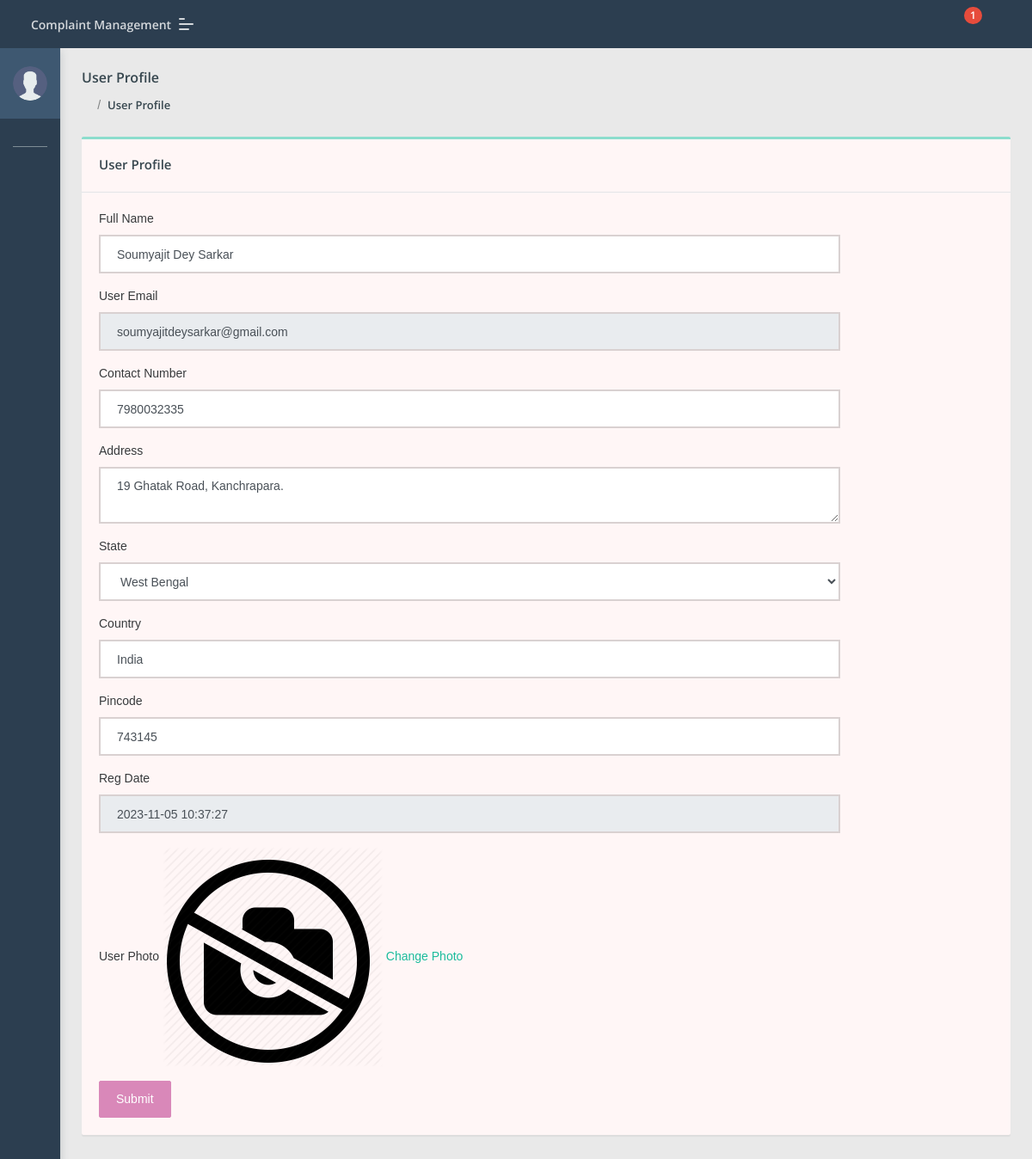
The app's page /cms/user/profile.php (signed in) with its own data.
### tables this page shows
CREATE TABLE `users` (
  `id` int(11) NOT NULL,
  `fullName` varchar(255) DEFAULT NULL,
  `userEmail` varchar(255) DEFAULT NULL,
  `password` varchar(255) DEFAULT NULL,
  `contactNo` bigint(11) DEFAULT NULL,
  `address` tinytext DEFAULT NULL,
  `State` varchar(255) DEFAULT NULL,
  `country` varchar(255) DEFAULT NULL,
  `pincode` int(6) DEFAULT NULL,
  `userImage` varchar(255) DEFAULT NULL,
  `regDate` timestamp NOT NULL DEFAULT current_timestamp(),
  `updationDate` timestamp NULL DEFAULT NULL,
  `status` int(1) DEFAULT NULL
);

### cms/user/profile.php (the view, shortened to what this page needs)
<?php
include('include/config.php');
if(strlen($_SESSION['id'])==0)
	{
header('location:index.php');
}
else{
	?>
<!DOCTYPE html>
<html lang="en">
<head>
    <link rel="stylesheet" href="../admin/assets/css/style.css">
</head>
<body class="">
	<?php include('include/sidebar.php');?>
	<?php include('include/header.php');?>
<section class="pcoded-main-container">
    <div class="pcoded-content">
        <div class="page-header">
            <div class="page-block">
                <div class="row align-items-center">
                    <div class="col-md-12">
                        <div class="page-header-title">
                            <h5 class="m-b-10">User Profile</h5>
                        </div>
                        <ul class="breadcrumb">
                            <li class="breadcrumb-item"><a href="dashboard.php"><i class="feather icon-home"></i></a></li>
                            <li class="breadcrumb-item"><a href="profile.php">User Profile</a></li>
                        </ul>
                    </div>
                </div>
            </div>
        </div>
        <div class="row">
            <div class="col-sm-12">
                <div class="card">
                    <div class="card-header">
                        <h5>User Profile</h5>
                    </div>
                    <div class="card-body">
                        <div class="row">
                            <div class="col-md-10">
                            	<?php
$id=intval($_SESSION["id"]);
$query=mysqli_query($con,"select * from users where id='$id'");
while($row=mysqli_fetch_array($query))
{
?>
                                <form method="post">
                                    <div class="form-group">
                                        <label for="exampleInputEmail1">Full Name</label>
                                        <input type="text" name="fullname" required="required" value="<?php echo htmlentities($row['fullName']);?>" class="form-control" >
                                    </div>
                                      <div class="form-group">
                                        <label for="exampleInputEmail1">User Email</label>
                                        <input type="email" name="useremail" required="required" value="<?php echo htmlentities($row['userEmail']);?>" class="form-control" readonly>
                                    </div>
                                       <div class="form-group">
                                        <label for="exampleInputEmail1">Contact Number</label>
                                        <input type="text" name="contactno" required="required" value="<?php echo htmlentities($row['contactNo']);?>" class="form-control">
                                    </div>
                                       <div class="form-group">
                                        <label for="exampleInputEmail1">Address</label>
                                        <textarea  name="address" required="required" class="form-control"><?php echo htmlentities($row['address']);?></textarea>
                                    </div>
                                    <div class="form-group">
                                        <label for="exampleInputPassword1">State</label>
                                        <select name="state" required="required" class="form-control">
<option value="<?php echo htmlentities($row['State']);?>"><?php echo htmlentities($st=$row['State']);?></option>
</select>
                                    </div>
                                     <div class="form-group">
                                        <label for="exampleInputPassword1">Country</label>
                                        <input type="text" name="country" required="required" value="<?php echo htmlentities($row['country']);?>" class="form-control">
                                    </div>
                                     <div class="form-group">
                                        <label for="exampleInputPassword1">Pincode</label>
                                       <input type="text" name="pincode" maxlength="6" required="required" value="<?php echo htmlentities($row['pincode']);?>" class="form-control">
                                    </div>
                                     <div class="form-group">
                                        <label for="exampleInputPassword1">Reg Date</label>
                                        <input type="text" name="regdate" required="required" value="<?php echo htmlentities($row['regDate']);?>" class="form-control" readonly>
                                    </div>
                                    <div class="form-group">
                                        <label for="exampleInputPassword1">User Photo</label>
                                       <?php $userphoto=$row['userImage'];
if($userphoto==""):
?>
<img src="userimages/noimage.png" width="256" height="256" >
<a href="update-image.php">Change Photo</a>
<?php else:?>
    <img src="userimages/<?php echo htmlentities($userphoto);?>" width="256" height="256">
    <a href="update-image.php">Change Photo</a>
<?php endif;?>
                                    </div><?php } ?>
                                    <button type="submit" class="btn  btn-primary" name="submit">Submit</button>
                                </form>
                            </div>
                        </div>
                    </div>
                </div>
            </div>
        </div>
    </div>
</section>
</body>
</html>
<?php } ?>

### cms/user/include/sidebar.php (shortened to what this page needs)
	<nav class="pcoded-navbar  ">
		<div class="navbar-wrapper  ">
			<div class="navbar-content scroll-div " >
				<div class="">
					<div class="main-menu-header">
						<?php
$id=intval($_SESSION["id"]);
$query=mysqli_query($con,"select * from users where id='$id'");
while($row=mysqli_fetch_array($query))
{
?>
						<img class="img-radius" src="../admin/assets/images/user/user.png" alt="User-Profile-Image">
						<div class="user-details">
						</div><?php } ?>
					</div>
				</div>
				<ul class="nav pcoded-inner-navbar ">
					<li class="nav-item pcoded-menu-caption">
					</li>
					<li class="nav-item">
					    <a href="dashboard.php" class="nav-link "><span class="pcoded-micon"><i class="feather icon-home"></i></span><span class="pcoded-mtext">Dashboard</span></a>
					</li>
					<li class="nav-item">
					    <a href="register-complaint.php" class="nav-link "><span class="pcoded-micon"><i class="feather icon-file-text"></i></span><span class="pcoded-mtext">Lodge Complaint</span></a>
					</li>
					<li class="nav-item">
					    <a href="complaint-history.php" class="nav-link "><span class="pcoded-micon"><i class="feather icon-align-justify"></i></span><span class="pcoded-mtext">Complaint History</span></a>
					</li>
				</ul>
			</div>
		</div>
	</nav>

### records on screen
users: fullname "Soumyajit Dey Sarkar", useremail "soumyajitdeysarkar@gmail.com", contactno "7980032335", address "19 Ghatak Road, Kanchrapara.", state "West Bengal", country "India", pincode "743145", regdate "2023-11-05 10:37:27"

### other values on screen
$num1 "1"
